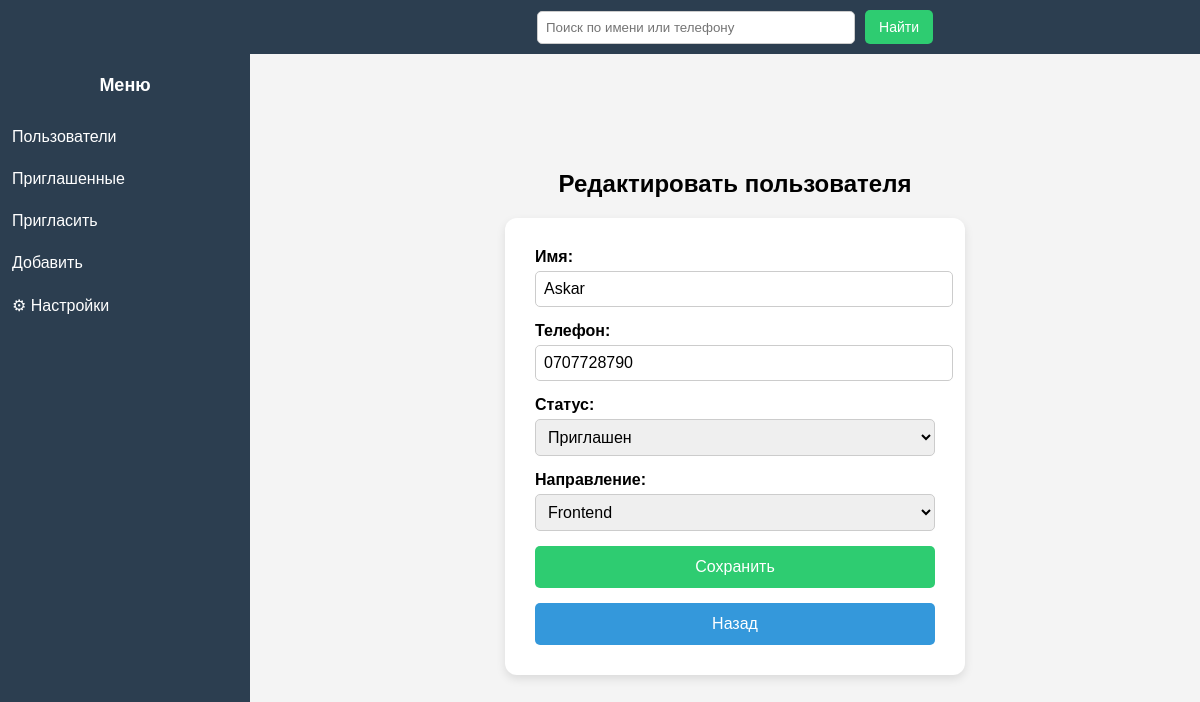
/edit/2/, run on an earlier commit of the app's database.
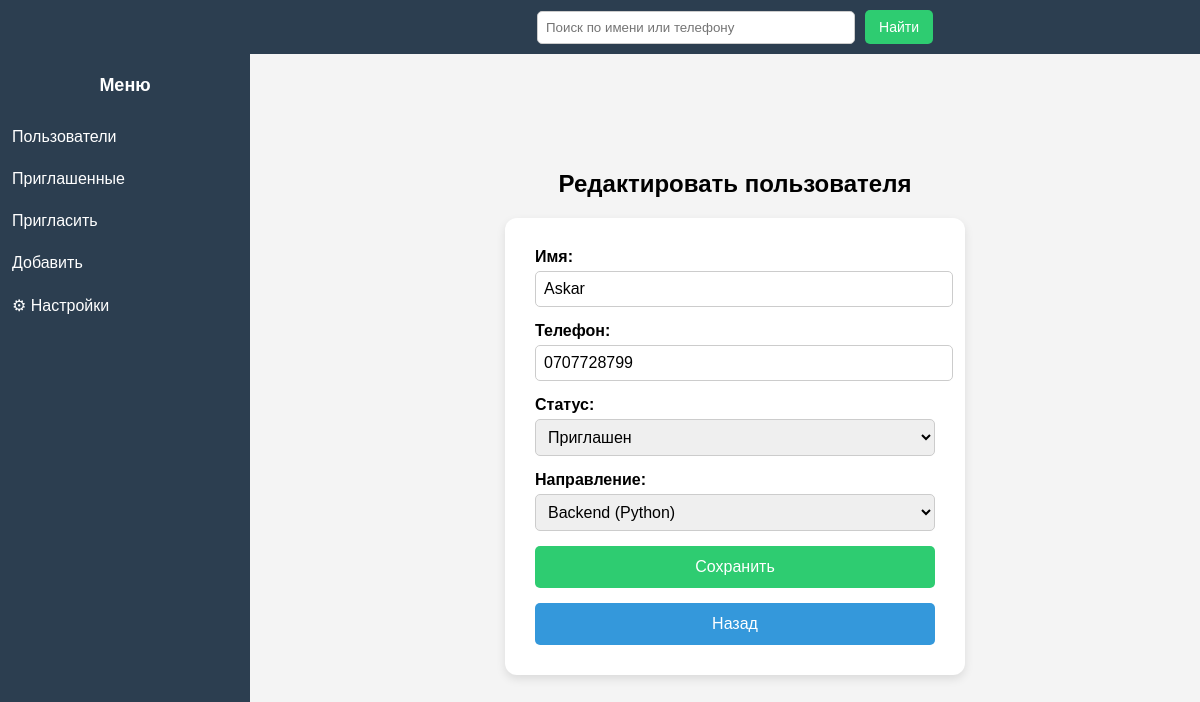
And on a later commit of the database.
### users/models.py (models this page shows, shortened)
class UserProfile(models.Model):
    STATUS_CHOICES = [
        ('thinking', 'Думает'),
        ('invited', 'Приглашен'),
    ]
    DIRECTION_CHOICES = [
        ('backend_python', 'Backend (Python)'),
        ('backend_js', 'Backend (JS)'),
        ('frontend', 'Frontend'),
        ('design', 'UI/UX Design'),
    ]
    name = models.CharField(max_length=100)
    phone = models.CharField(max_length=20, unique=True)
    status = models.CharField(max_length=10, choices=STATUS_CHOICES, default='thinking')
    direction = models.CharField(max_length=20, choices=DIRECTION_CHOICES, blank=True, null=True)
    updated_by = models.ForeignKey(User, on_delete=models.SET_NULL, null=True, blank=True)
    updated_at = models.DateTimeField(auto_now=True)

### users/views.py (the view)
# urls.py: path('edit/<int:user_id>/', edit_user, name='edit_user'),
def edit_user(request, user_id):
    user = get_object_or_404(UserProfile, id=user_id)
    if request.method == 'POST':
        form = UserForm(request.POST, instance=user)
        if form.is_valid():
            form.save()
            return redirect('user_list')
    else:
        form = UserForm(instance=user)
    return render(request, 'users/edit_user.html', {'form': form, 'user': user})

### users/forms.py
class UserForm(forms.ModelForm):
    class Meta:
        model = UserProfile
        fields = ['name', 'phone','status', 'direction',]

### users/templates/users/edit_user.html (shortened to what this page needs)
{% extends 'users/base.html' %}
{% block content %}
<div class="edit-container">
    <h2>Редактировать пользователя</h2>
    <div class="edit-box">
        <form method="post">
            <div class="form-group">
                <label for="id_name">Имя:</label>
                {{ form.name }}
            </div>
            <div class="form-group">
                <label for="id_phone">Телефон:</label>
                {{ form.phone }}
            </div>
            <div class="form-group">
                <label for="id_status">Статус:</label>
                {{ form.status }}
            </div>
            <div class="form-group">
                <label for="id_direction">Направление:</label>
                {{ form.direction }}
            </div>
            <button type="submit" class="btn btn-save">Сохранить</button>
        </form>
        <a href="{% url 'user_list' %}" class="btn btn-back">Назад</a>
    </div>
</div>
{% endblock %}

What changed in the data, as far as the page shows it:
changed UserProfile "Askar": phone "0707728790" → "0707728799"; direction "Frontend" → "Backend (Python)"
